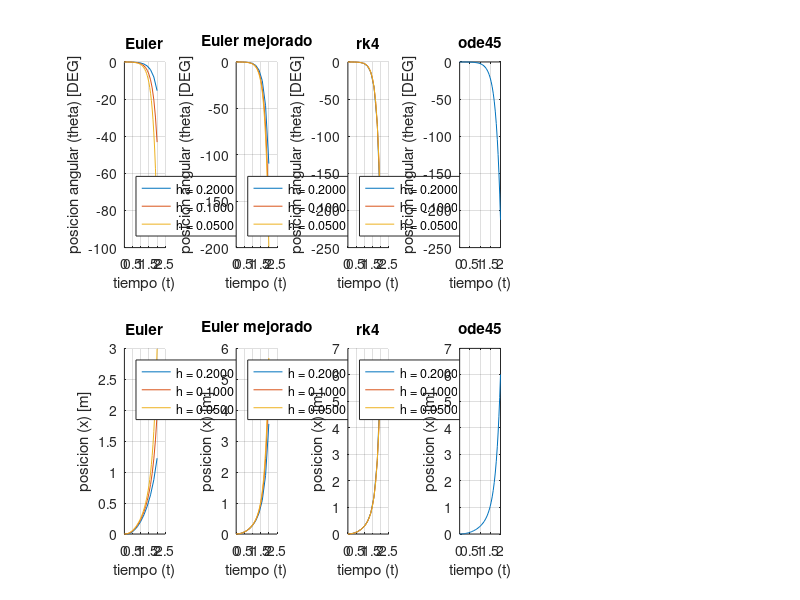

Write the MATLAB code that produced this figure. (Note: this script raises an error after producing the figure.)
% PROGRAMA QUE MUESTRA EL COMPORTAMIENTO DE LA POSICION DE LAS MASAS EN UN
% SISTEMA DE ECUACIONES DIFERENCIALES, ESPECIFICAMENTE UN PENDULO INVERTIDO
% -------------------------------------------------------------------------
clc;
clear all;

% Datos para metodos numericos
tsim = 2;
Ti = [0.2, 0.1, 0.05];
% Parametros del sistema
M = 2.0;
m = 0.1;
l = 0.5;
g = 9.81;
% Entrada del sistema
f = 1;
% Condiciones iniciales del sistema
condiciones = [0, 0, 0, 0];
% Titulos
titulo_x = 'tiempo (t)';
titulo_y_1 = 'posicion angular (theta) [DEG]';
titulo_y_2 = 'posicion (x) [m]';
grid_y = 2;
grid_x = 6;

% ECUACIONES DE ESTADO
A = [0, 1, 0, 0; ((M+m)*g)/(M*l), 0, 0, 0; 0, 0, 0, 1; -(m*g)/M, 0, 0, 0];
B = [0; -1/(M*l); 0; 1/M];
C = eye(4);
% C(1,:), posicion angular
% C(2,:), velocidad angular
% C(3,:), posicion
% C(4,:), velocidad

% EULER
% Condiciones iniciales
X_aprox(:, 1) = [condiciones(1); condiciones(2); condiciones(3); condiciones(4)];
% Tiempo inicial
t_euler(1) = 0;
for c = 1:length(Ti)
    % Iteraciones
    a = tsim/Ti(c);
    u = f * ones(1, a);
    
    for k = 1:tsim/Ti(c)
        X_aprox(:, k+1) = X_aprox(:, k) + Ti(c) * (A*X_aprox(:, k) + B*u(k));
        t_euler(k+1) = t_euler(k) + Ti(c);
    end
    
    X_aprox = C *  X_aprox;
    
    subplot(grid_y, grid_x, 1);
    hold on;
    plot(t_euler, X_aprox(1, :));
    
    subplot(grid_y, grid_x, 7);
    hold on;
    plot(t_euler, X_aprox(3, :));
end

subplot(grid_y, grid_x, 1);
legend(sprintf('h = %.4f', Ti(1)), sprintf('h = %.4f', Ti(2)), sprintf('h = %.4f', Ti(3)), 'Location', 'SouthWest');
title('Euler');
xlabel(titulo_x);
ylabel(titulo_y_1);
grid on;
    
subplot(grid_y, grid_x, 7);
legend(sprintf('h = %.4f', Ti(1)), sprintf('h = %.4f', Ti(2)), sprintf('h = %.4f', Ti(3)), 'Location', 'NorthWest');
title('Euler');
xlabel(titulo_x);
ylabel(titulo_y_2);
grid on;

% MEJORADO
t_mejorado(1) = 0;
X_mejorado(:, 1) = [condiciones(1); condiciones(2); condiciones(3); condiciones(4)];

for c = 1:length(Ti)
    a = tsim/Ti(c);    % Iteraciones
    u = ones(1, a+1);
    for k = 1:tsim/Ti(c)
        X_mejorado(:, k+1) = X_mejorado(:, k) + Ti(c) * (A*X_mejorado(:, k) + B*u(k));
        t_mejorado(k+1) = t_mejorado(k) + Ti(c);
        X_mejorado(:, k+1) = X_mejorado(:, k) + Ti(c) * ( A*X_mejorado(:, k) + B*u(k) + A*X_mejorado(:, k+1) + B*u(k+1) )/2;

    end
    X1_mejorado = C *  X_mejorado;
    subplot(grid_y, grid_x, 2);
    hold on;
    plot(t_mejorado, X_mejorado(1, :));
    subplot(grid_y, grid_x, 8);
    hold on;
    plot(t_mejorado, X_mejorado(3, :));
end
subplot(grid_y, grid_x, 2);
legend(sprintf('h = %.4f', Ti(1)), sprintf('h = %.4f', Ti(2)), sprintf('h = %.4f', Ti(3)), 'Location', 'SouthWest');
title('Euler mejorado');
xlabel(titulo_x);
ylabel(titulo_y_1);
grid on;
subplot(grid_y, grid_x, 8);
legend(sprintf('h = %.4f', Ti(1)), sprintf('h = %.4f', Ti(2)), sprintf('h = %.4f', Ti(3)), 'Location', 'NorthWest');
title('Euler mejorado');
xlabel(titulo_x);
ylabel(titulo_y_2);
grid on;

% rk4
X_rk4(:, 1) = [condiciones(1); condiciones(2); condiciones(3); condiciones(4)];
t_rk4(1) = 0;

for c = 1:length(Ti)
    a = tsim/Ti(c);    % Iteraciones
    u = ones(1, a+1);
    for k = 1:tsim/Ti(c)
        %k1, k2, k3, k4
        Xn = X_rk4(:, k);

        k1 = A*Xn + B*u(k);
        k2 = A*(Xn + (Ti(c)/2) * k1) + B*u(k);
        k3 = A*(Xn + (Ti(c)/2) * k2) + B*u(k);
        k4 = A*(Xn + Ti(c) * k3) + B*u(k);

        X_rk4(:, k+1) = X_rk4(:, k) + (Ti(c)/6) * (k1 + 2.*k2 + 2.*k3 + k4);
        t_rk4(k+1) = t_rk4(k) + Ti(c);
    end
    
    X1_rk4 = C *  X_rk4;
    
    subplot(grid_y, grid_x, 3);
    hold on;
    plot(t_rk4, X_rk4(1, :));
    subplot(grid_y, grid_x, 9);
    hold on;
    plot(t_rk4, X_rk4(3, :));
end
subplot(grid_y, grid_x, 3);
legend(sprintf('h = %.4f', Ti(1)), sprintf('h = %.4f', Ti(2)), sprintf('h = %.4f', Ti(3)), 'Location', 'SouthWest');
title('rk4');
xlabel(titulo_x);
ylabel(titulo_y_1);
grid on;
subplot(grid_y, grid_x, 9);
legend(sprintf('h = %.4f', Ti(1)), sprintf('h = %.4f', Ti(2)), sprintf('h = %.4f', Ti(3)), 'Location', 'NorthWest');
title('rk4');
xlabel(titulo_x);
ylabel(titulo_y_2);
grid on;

% ode45
eqs = @(t, x) [x(2); ((M+m)*g)/(M*l)*x(1)-f; x(4); -((m*g)/M)*x(1) + f/M];
Xo = [condiciones(1), condiciones(2), condiciones(3), condiciones(4)];

tspan = [0, tsim];

[t, x] = ode45(eqs, tspan, Xo);

subplot(grid_y, grid_x, 4);
plot(t, x(:, 1));
title('ode45');
xlabel(titulo_x);
ylabel(titulo_y_1);
grid on;

subplot(grid_y, grid_x, 10);
plot(t, x(:, 3));
title('ode45');
xlabel(titulo_x);
ylabel(titulo_y_2);
grid on;


% ANALITICA
disp('Resolviendo ecuacion diferencial');
% Variables simbolicas
syms X1(t) X2(t) X3(t) X4(t);   % Variables de estado
syms f;                         % Entrada del sistema
% Sistema de ecuaciones
ode1 = diff(X1) == X2;
ode2 = diff(X2) == ((M+m)*g)/(M*l)*X1-f/(M*l);
ode3 = diff(X3) == X4;
ode4 = diff(X4) == -((m*g)/M)*X1 + f/M;
odes = [ode1; ode2; ode3; ode4];
% Condiciones iniciales
cond1 = X1(0) == condiciones(1);
cond2 = X2(0) == condiciones(2);
cond3 = X3(0) == condiciones(3);
cond4 = X4(0) == condiciones(4);
conds = [cond1; cond2; cond3; cond4];
% Reolucion
[X1Sol(t), X2Sol(t), X3Sol(t), X4Sol(t)] = dsolve(odes,conds);
% Datos simulacion
t_anal = 0:0.1:tsim;                     % Tiempo de simulacion
F = ones(1, round(length(t_anal)/2));
F = [F, 0 *F];
F = ones(1, length(t_anal));             % Entrada escalon unitario

% Generando grafica
disp('Generandoo grafica');
for n = 1:length(t_anal)
    fprintf('%.2f%%\n', (n/length(t_anal)) * 100);
    val1(n) = double(subs(X1Sol(t), [t, f], [t_anal(n), F(n)]));
    val3(n) = double(subs(X3Sol(t), [t, f], [t_anal(n), F(n)]));
end

clc;

subplot(grid_y, grid_x, 5);
plot( t_anal, val1 );
title('Solucion analitica');
xlabel(titulo_x);
ylabel(titulo_y_1);
grid on;

subplot(grid_y, grid_x, 11);
plot( t_anal, val3 );
title('Solucion analitica');
xlabel(titulo_x);
ylabel(titulo_y_2);
grid on;
